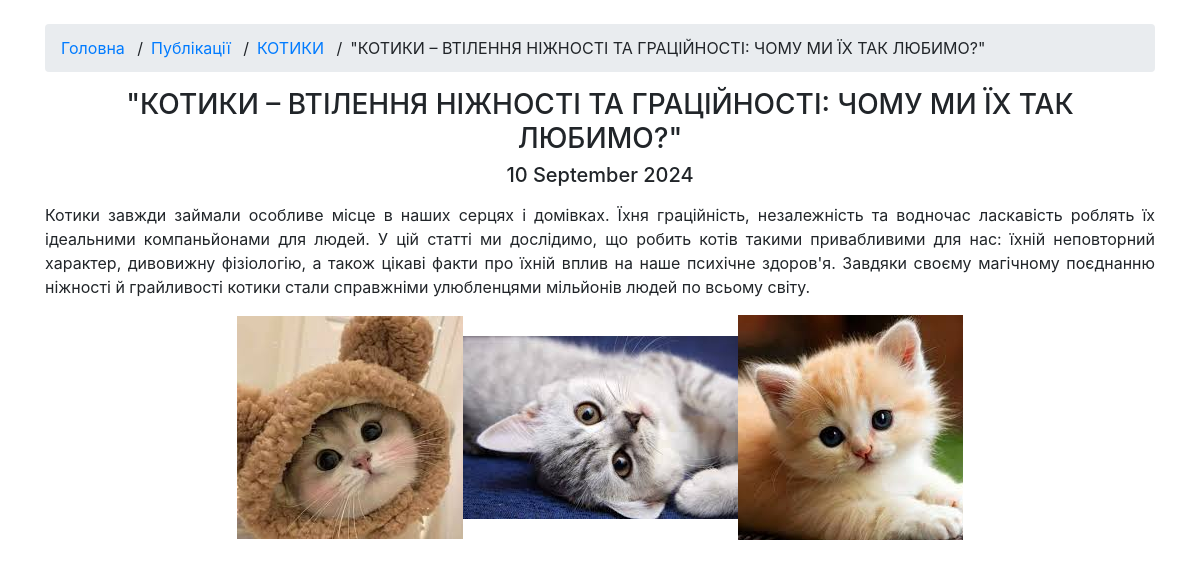
Page /articles/2024/09/10/kotiki-vtilennya-nizhnosti-ta-gracijnosti-chomu-mi/ on the committed database.
### app_blog/models.py (models this page shows, shortened)
class Article(models.Model):
    title = models.CharField('Заголовок', max_length=250, help_text='Максимум 250 символів')
    description = models.TextField(blank=True, verbose_name='Опис')
    pub_date = models.DateTimeField('Дата публікації', default=timezone.now)
    slug = models.SlugField('Слаг', unique_for_date='pub_date')
    main_page = models.BooleanField('Головна', default=False, help_text='Показувати на головній сторінці')
    category = models.ForeignKey(Category, related_name='articles', blank=True, null=True, verbose_name='Категорія', on_delete=models.CASCADE)
    objects = models.Manager()
    class Meta:
        ordering = ['-pub_date']
        verbose_name = 'Стаття'
        verbose_name_plural = 'Статті'

class Category(models.Model):
    category = models.CharField('Категорія', max_length=250, help_text='Максимум 250 символів')
    slug = models.SlugField('Слаг', unique=True)
    objects = models.Manager()
    class Meta:
        verbose_name = 'Категорія для публікації'
        verbose_name_plural = 'Категорії для публікацій'
    def __str__(self):
        return self.category
    def get_absolute_url(self):
        try:
            url = reverse('articles-category-list', kwargs={'slug': self.slug})
        except Exception:
            url = "/"
        return url

class ArticleImage(models.Model):
    article = models.ForeignKey(Article, verbose_name='Стаття', related_name='images', on_delete=models.CASCADE)
    image = models.ImageField('Фото', upload_to='photos')
    title = models.CharField('Заголовок', max_length=250, help_text='Максимум 250 символів', blank=True)
    class Meta:
        verbose_name = 'Фото для статті'
        verbose_name_plural = 'Фото для статті'

### app_blog/views.py (the view)
# urls.py: path('articles/<int:year>/<int:month>/<int:day>/<slug:slug>/', ArticleDetail.as_view(), name='news-detail'),
class ArticleDetail(DateDetailView):
    model = Article
    template_name = 'article_detail.html'
    context_object_name = 'item'
    date_field = 'pub_date'
    query_pk_and_slug = True
    month_format = '%m'
    allow_future = True
    def get_context_data(self, *args, **kwargs):
        context = super(ArticleDetail, self).get_context_data(*args, **kwargs)
        try:
            context['images'] = context['item'].images.all()
        except:
            pass
        return context

### app_blog/templates/article_detail.html (shortened to what this page needs)
<!DOCTYPE html>
<html lang="en">
<head>
    <link href="https://maxcdn.bootstrapcdn.com/bootstrap/4.5.2/css/bootstrap.min.css" rel="stylesheet">
</head>
<body>
    {% load static %}
    <div class="container mt-4">
        <ol class="breadcrumb">
            <li><a href="/">Головна</a> <span class="mx-2">/</span></li>
            <li><a href="{% url 'articleslist' %}">Публікації</a> <span class="mx-2">/</span></li>
            <li><a href="{{ item.category.get_absolute_url }}">{{ item.category|upper }}</a> <span class="mx-2">/</span></li>
            <li class="active">{{ item.title|upper }}</li>
        </ol>
        <div class="text-center">
            <h3 class="text-uppercase">
                {{ item.title }}
            </h3>
            <h5>
                {{ item.pub_date|date:"d E Y"|safe|linebreaks }}
            </h5>
        </div>
        <div class="text-center">
            <p class="text-justify">
                {{ item.description|escape|safe }}
            </p>
            {% if item.images.all %}
                <div class="d-flex justify-content-center">
                    {% include 'fotorama.html' with images=item.images.all class="image-large img-fluid" %}
                </div>
            {% endif %}
        </div>
    </div>
</body>
</html>

### app_blog/templates/fotorama.html (shortened to what this page needs)
{% spaceless %}
{% load static %}
{% endspaceless %}

### rows in the picture
Article: category "КОТИКИ", title "\"КОТИКИ – ВТІЛЕННЯ НІЖНОСТІ ТА ГРАЦІЙНОСТІ: ЧОМУ МИ ЇХ ТАК ЛЮБИМО?\"", pub_date "10 September 2024", description "Котики завжди займали особливе місце в наших серцях і домівках. Їхня граційність, незалежність та водночас ласкавість роблять їх ідеальними компаньйонами для людей. У цій статті ми дослідимо, що робить котів такими привабливими для нас: їхній неповторний характер, дивовижну фізіологію, а також цікаві факти про їхній вплив на наше психічне здоров'я. Завдяки своєму магічному поєднанню ніжності й грайливості котики стали справжніми улюбленцями мільйонів людей по всьому світу.", id.image (picture)
